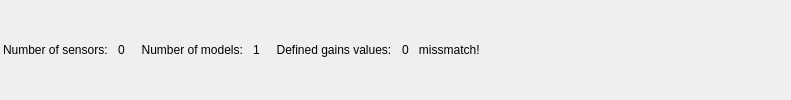
     <widget class="QFrame" name="frame">
      <property name="frameShape">
       <enum>QFrame::Shape::NoFrame</enum>
      </property>
      <property name="frameShadow">
       <enum>QFrame::Shadow::Raised</enum>
      </property>
      <layout class="QHBoxLayout" name="horizontalLayout_8">
       <property name="spacing">
        <number>0</number>
       </property>
       <property name="leftMargin">
        <number>3</number>
       </property>
       <property name="topMargin">
        <number>3</number>
       </property>
       <property name="rightMargin">
        <number>3</number>
       </property>
       <property name="bottomMargin">
        <number>3</number>
       </property>
       <item>
        <widget class="QLabel" name="label_11">
         <property name="text">
          <string>Number of sensors:   </string>
         </property>
        </widget>
       </item>
       <item>
        <widget class="QLabel" name="labNumSensors">
         <property name="text">
          <string>0</string>
         </property>
         <property name="alignment">
          <set>Qt::AlignmentFlag::AlignLeading|Qt::AlignmentFlag::AlignLeft|Qt::AlignmentFlag::AlignVCenter</set>
         </property>
        </widget>
       </item>
       <item>
        <widget class="QLabel" name="label_13">
         <property name="text">
          <string>     Number of models:   </string>
         </property>
        </widget>
       </item>
       <item>
        <widget class="QLabel" name="labNumModels">
         <property name="text">
          <string>1</string>
         </property>
         <property name="alignment">
          <set>Qt::AlignmentFlag::AlignLeading|Qt::AlignmentFlag::AlignLeft|Qt::AlignmentFlag::AlignVCenter</set>
         </property>
        </widget>
       </item>
       <item>
        <widget class="QLabel" name="labDefinedGains">
         <property name="text">
          <string>     Defined gains values:   </string>
         </property>
        </widget>
       </item>
       <item>
        <widget class="QLabel" name="labNumGains">
         <property name="text">
          <string>0</string>
         </property>
        </widget>
       </item>
       <item>
        <widget class="QLabel" name="labGainMissmatch">
         <property name="font">
          <font>
           <fontweight>DemiBold</fontweight>
          </font>
         </property>
         <property name="text">
          <string>   missmatch!</string>
         </property>
        </widget>
       </item>
       <item>
        <spacer name="horizontalSpacer">
         <property name="orientation">
          <enum>Qt::Orientation::Horizontal</enum>
         </property>
         <property name="sizeHint" stdset="0">
          <size>
           <width>308</width>
           <height>20</height>
          </size>
         </property>
        </spacer>
       </item>
      </layout>
     </widget>
